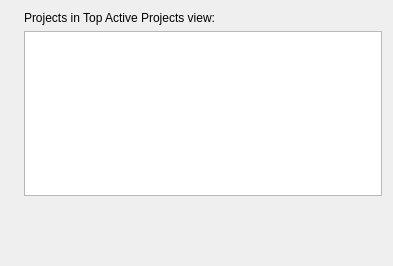
<?xml version="1.0" encoding="UTF-8"?>
<ui version="4.0">
 <class>KdeObservatoryConfigTopActiveProjects</class>
 <widget class="QWidget" name="KdeObservatoryConfigTopActiveProjects">
  <property name="geometry">
   <rect>
    <x>0</x>
    <y>0</y>
    <width>393</width>
    <height>266</height>
   </rect>
  </property>
  <property name="windowTitle">
   <string>Configure KDE Observatory - Commit Summary</string>
  </property>
  <layout class="QGridLayout" name="gridLayout">
   <item row="0" column="1">
    <widget class="QLabel" name="lblProjectsInTopActiveProjectsView">
     <property name="sizePolicy">
      <sizepolicy hsizetype="Fixed" vsizetype="Fixed">
       <horstretch>0</horstretch>
       <verstretch>0</verstretch>
      </sizepolicy>
     </property>
     <property name="text">
      <string>Projects in Top Active Projects view:</string>
     </property>
     <property name="alignment">
      <set>Qt::AlignLeading|Qt::AlignLeft|Qt::AlignVCenter</set>
     </property>
     <property name="buddy">
      <cstring>size</cstring>
     </property>
    </widget>
   </item>
   <item row="1" column="0">
    <spacer name="spacer1">
     <property name="orientation">
      <enum>Qt::Horizontal</enum>
     </property>
     <property name="sizeType">
      <enum>QSizePolicy::Fixed</enum>
     </property>
     <property name="sizeHint" stdset="0">
      <size>
       <width>13</width>
       <height>47</height>
      </size>
     </property>
    </spacer>
   </item>
   <item row="1" column="1">
    <widget class="QListWidget" name="projectsInTopActiveProjectsView">
     <property name="minimumSize">
      <size>
       <width>0</width>
       <height>85</height>
      </size>
     </property>
    </widget>
   </item>
   <item row="2" column="1">
    <spacer name="spacer2">
     <property name="orientation">
      <enum>Qt::Vertical</enum>
     </property>
     <property name="sizeHint" stdset="0">
      <size>
       <width>20</width>
       <height>86</height>
      </size>
     </property>
    </spacer>
   </item>
  </layout>
 </widget>
 <resources/>
 <connections/>
</ui>
